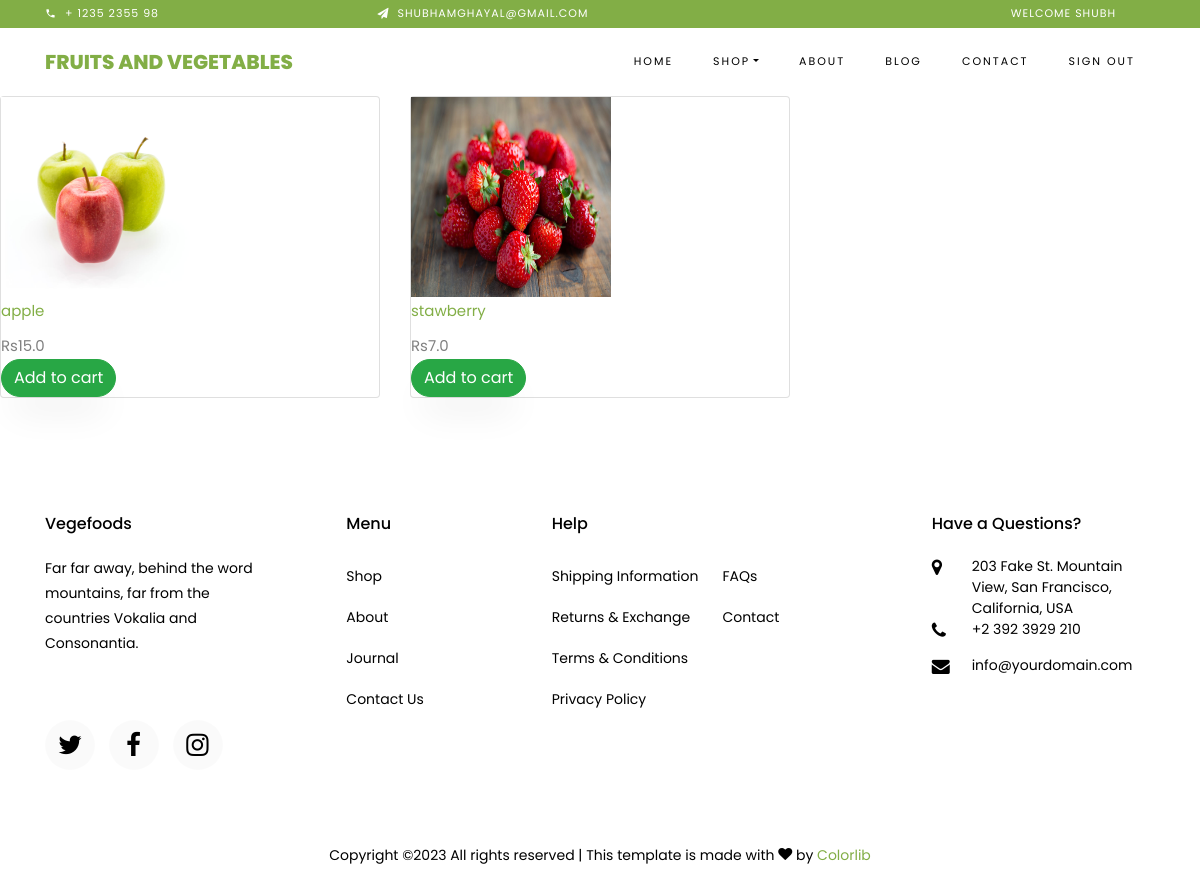
/showproducts/fruits/ (signed in), run on the app's committed database.
### shop/models.py (models this page shows, shortened)
class Product(models.Model):
    product_name=models.CharField(max_length=20,unique=True)
    price=models.FloatField()
    images=models.ImageField(upload_to='images')
    stock=models.IntegerField()
    is_avialable=models.BooleanField(default=True)
    category=models.ForeignKey(Category,on_delete=models.CASCADE)
    created_date=models.DateTimeField(auto_now_add=True)
    modified_date=models.DateTimeField(auto_now=True)
    slug = models.SlugField(max_length=200, unique=True)

### shop/views.py (the view)
# urls.py: path('showproducts/<slug:category>/',showproducts),
def showproducts(request,category=None):
   if category:
     categories = get_object_or_404(Category, slug=category)
     products = Product.objects.all().filter(category=categories)
   return render(request,'Product_detail.html',{'product':products})

### templates/product_detail.html
{% extends './base.html'%}
{% block content %}
{% load static %}
<div class="row">
   {% for product in product %}
   <div class="col-sm-4">
      <figure class="card card-product-grid">
          <div class="img-wrap" >
<a href="{{ product.get_url }}"><img src="{{ product.images.url }}" style="height:200px;width:200px;"></a>
</div>
<figcaption class="info-wrap">
<div class="fix-height">
<a href="{{ product.get_url }}" class="title">{{ product.product_name }}</a>
<div class="price-wrap mt-2">
<span class="price">Rs{{ product.price }}</span>
</div>
</div>
<a href="/add_cart/{{product.id}}" class="btn btn-success">Add to cart </a>
</figcaption>
</figure>
</div>
{% endfor %}
</div>
{% endblock %}

### templates/base.html (shortened to what this page needs)
<!DOCTYPE html>
{% block header %}
{% load static %}
<html lang="en">
  <head>
    <link rel="stylesheet" href="{% static 'css/open-iconic-bootstrap.min.css' %}" rel="stylesheet">
    <link rel="stylesheet" href="{% static 'css/animate.css' %}">
    <link rel="stylesheet" href="{% static 'css/owl.carousel.min.css' %}">
    <link rel="stylesheet" href="{% static 'css/owl.theme.default.min.css' %}">
    <link rel="stylesheet" href="{% static 'css/magnific-popup.css' %}">
    <link rel="stylesheet" href="{% static 'css/aos.css' %}">
    <link rel="stylesheet" href="{% static 'css/ionicons.min.css' %}">
    <link rel="stylesheet" href="{% static 'css/bootstrap-datepicker.css' %}">
    <link rel="stylesheet" href="{% static 'css/jquery.timepicker.css' %}">
    <link rel="stylesheet" href="{% static 'css/flaticon.css' %}">
    <link rel="stylesheet" href="{% static 'css/icomoon.css' %}">
    <link rel="stylesheet" href="{% static 'css/style.css' %}">
  </head>
  <body class="goto-here">
		<div class="py-1 bg-primary">
    	<div class="container">
    		<div class="row no-gutters d-flex align-items-start align-items-center px-md-0">
	    		<div class="col-lg-12 d-block">
		    		<div class="row d-flex">
		    			<div class="col-md pr-4 d-flex topper align-items-center">
					    	<div class="icon mr-2 d-flex justify-content-center align-items-center"><span class="icon-phone2"></span></div>
						    <span class="text">+ 1235 2355 98</span>
					    </div>
					    <div class="col-md pr-4 d-flex topper align-items-center">
					    	<div class="icon mr-2 d-flex justify-content-center align-items-center"><span class="icon-paper-plane"></span></div>
						    <span class="text">shubhamghayal@gmail.com</span>
					    </div>
					    <div class="col-md-5 pr-4 d-flex topper align-items-center text-lg-right">
						    <span class="text">Welcome {{user}}</span>
					    </div>
				    </div>
			    </div>
		    </div>
		  </div>
    </div>
    <nav class="navbar navbar-expand-lg navbar-dark ftco_navbar bg-dark ftco-navbar-light" id="ftco-navbar">
	    <div class="container">
	      <a class="navbar-brand" href="index.html">Fruits and Vegetables</a>
	      <div class="collapse navbar-collapse" id="ftco-nav">
	        <ul class="navbar-nav ml-auto">
	          <li class="nav-item active"><a href="index.html" class="nav-link">Home</a></li>
	          <li class="nav-item dropdown">
              <a class="nav-link dropdown-toggle" href="#" id="dropdown04" data-toggle="dropdown" aria-haspopup="true" aria-expanded="false">Shop</a>
            </li>
	          <li class="nav-item"><a href="{% url 'about' %}" class="nav-link">About</a></li>
	          <li class="nav-item"><a href="{% url 'blog' %}"  class="nav-link">Blog</a></li>
	          <li class="nav-item"><a href="{% url 'contact' %}"  class="nav-link">Contact</a></li>
				<li class="nav-item"><a href="{% url 'logout' %}"  class="nav-link">sign out</a></li>
	        </ul>
	      </div>
	    </div>
	  </nav>
		{% endblock %}
		{% block content %}{% endblock %}
		{% block footer %}
    <footer class="ftco-footer ftco-section">
      <div class="container">
        <div class="row mb-5">
          <div class="col-md">
            <div class="ftco-footer-widget mb-4">
              <h2 class="ftco-heading-2">Vegefoods</h2>
              <p>Far far away, behind the word mountains, far from the countries Vokalia and Consonantia.</p>
              <ul class="ftco-footer-social list-unstyled float-md-left float-lft mt-5">
                <li class="ftco-animate"><a href="#"><span class="icon-twitter"></span></a></li>
                <li class="ftco-animate"><a href="#"><span class="icon-facebook"></span></a></li>
                <li class="ftco-animate"><a href="#"><span class="icon-instagram"></span></a></li>
              </ul>
            </div>
          </div>
          <div class="col-md">
            <div class="ftco-footer-widget mb-4 ml-md-5">
              <h2 class="ftco-heading-2">Menu</h2>
              <ul class="list-unstyled">
                <li><a href="#" class="py-2 d-block">Shop</a></li>
                <li><a href="#" class="py-2 d-block">About</a></li>
                <li><a href="#" class="py-2 d-block">Journal</a></li>
                <li><a href="#" class="py-2 d-block">Contact Us</a></li>
              </ul>
            </div>
          </div>
          <div class="col-md-4">
             <div class="ftco-footer-widget mb-4">
              <h2 class="ftco-heading-2">Help</h2>
              <div class="d-flex">
	              <ul class="list-unstyled mr-l-5 pr-l-3 mr-4">
	                <li><a href="#" class="py-2 d-block">Shipping Information</a></li>
	                <li><a href="#" class="py-2 d-block">Returns &amp; Exchange</a></li>
	                <li><a href="#" class="py-2 d-block">Terms &amp; Conditions</a></li>
	                <li><a href="#" class="py-2 d-block">Privacy Policy</a></li>
	              </ul>
	              <ul class="list-unstyled">
	                <li><a href="#" class="py-2 d-block">FAQs</a></li>
	                <li><a href="#" class="py-2 d-block">Contact</a></li>
	              </ul>
	            </div>
            </div>
          </div>
          <div class="col-md">
            <div class="ftco-footer-widget mb-4">
            	<h2 class="ftco-heading-2">Have a Questions?</h2>
            	<div class="block-23 mb-3">
	              <ul>
	                <li><span class="icon icon-map-marker"></span><span class="text">203 Fake St. Mountain View, San Francisco, California, USA</span></li>
	                <li><a href="#"><span class="icon icon-phone"></span><span class="text">+2 392 3929 210</span></a></li>
	                <li><a href="#"><span class="icon icon-envelope"></span><span class="text">info@yourdomain.com</span></a></li>
	              </ul>
	            </div>
            </div>
          </div>
        </div>
        <div class="row">
          <div class="col-md-12 text-center">
            <p>
						  Copyright &copy;<script>document.write(new Date().getFullYear());</script> All rights reserved | This template is made with <i class="icon-heart color-danger" aria-hidden="true"></i> by <a href="https://colorlib.com" target="_blank">Colorlib</a>
						</p>
          </div>
        </div>
      </div>
    </footer>
  </body>
</html>
{% endblock %}

### Vegfruits/static/css/icomoon.css (style rules this page uses)
[class^="icon-"], [class*=" icon-"] { font-family: 'icomoon' !important; speak: none; font-style: normal; font-weight: normal; font-variant: normal; text-transform: none; line-height: 1; -webkit-font-smoothing: antialiased; -moz-osx-font-smoothing: grayscale; }
.icon-heart:before { content: "\f004"; }
.icon-map-marker:before { content: "\f041"; }
.icon-phone:before { content: "\f095"; }
.icon-twitter:before { content: "\f099"; }
.icon-facebook:before { content: "\f09a"; }
.icon-envelope:before { content: "\f0e0"; }
.icon-instagram:before { content: "\f16d"; }
.icon-paper-plane:before { content: "\f1d8"; }
.icon-phone2:before { content: "\e0cd"; }

### data on the page
Product: images (picture), product_name "apple", price "15.0"
Product: images (picture), product_name "stawberry", price "7.0"

### other printed values
{{ user }} "SHUBH"
